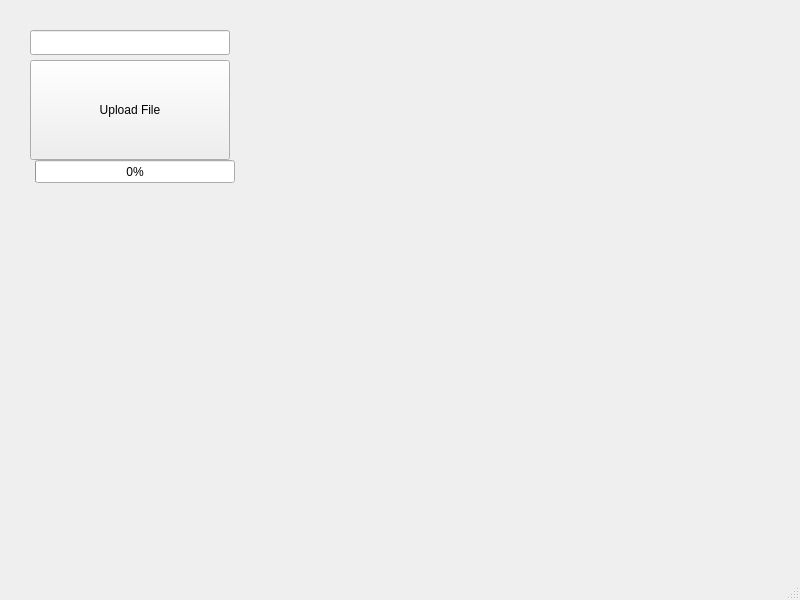
<?xml version="1.0" encoding="UTF-8"?>
<ui version="4.0">
 <class>MainWindow</class>
 <widget class="QMainWindow" name="MainWindow">
  <property name="geometry">
   <rect>
    <x>0</x>
    <y>0</y>
    <width>800</width>
    <height>600</height>
   </rect>
  </property>
  <property name="windowTitle">
   <string>MainWindow</string>
  </property>
  <widget class="QWidget" name="centralwidget">
   <widget class="QPushButton" name="chooseFileButton">
    <property name="geometry">
     <rect>
      <x>30</x>
      <y>60</y>
      <width>200</width>
      <height>100</height>
     </rect>
    </property>
    <property name="text">
     <string>Upload File</string>
    </property>
   </widget>
   <widget class="QProgressBar" name="fileLoadingBar">
    <property name="geometry">
     <rect>
      <x>35</x>
      <y>160</y>
      <width>200</width>
      <height>23</height>
     </rect>
    </property>
    <property name="value">
     <number>0</number>
    </property>
   </widget>
   <widget class="QLineEdit" name="lineEdit">
    <property name="geometry">
     <rect>
      <x>30</x>
      <y>30</y>
      <width>200</width>
      <height>25</height>
     </rect>
    </property>
   </widget>
  </widget>
  <widget class="QMenuBar" name="menubar">
   <property name="geometry">
    <rect>
     <x>0</x>
     <y>0</y>
     <width>800</width>
     <height>22</height>
    </rect>
   </property>
  </widget>
  <widget class="QStatusBar" name="statusbar"/>
 </widget>
 <resources/>
 <connections/>
</ui>
